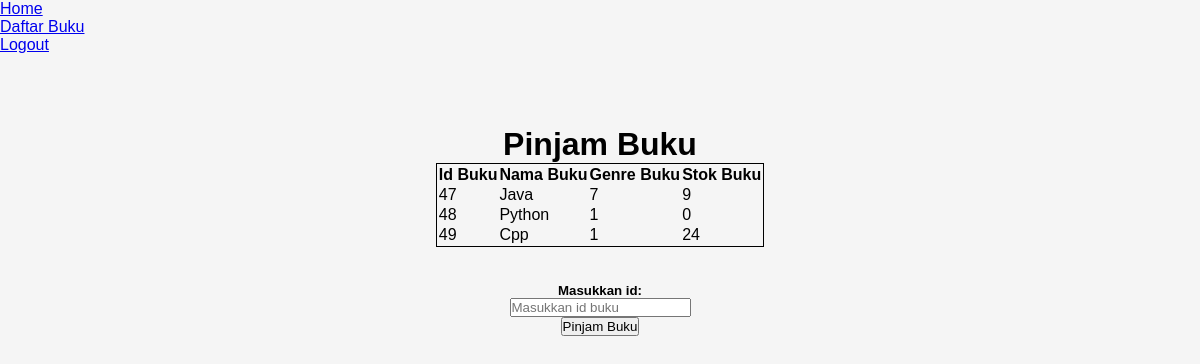
/pinjambuku.php, run on an earlier commit of the app's database.
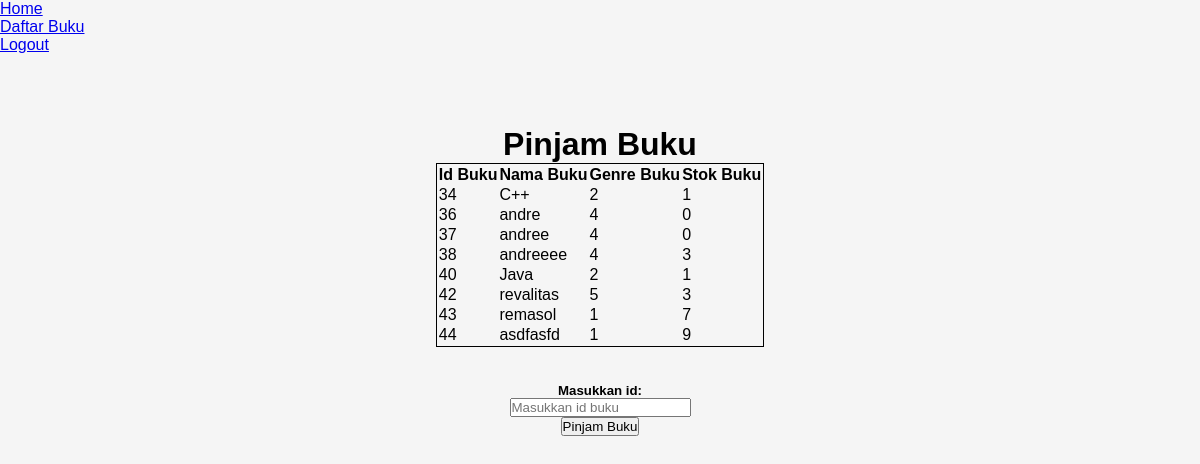
And on a later commit of the database.
### tables this page shows
CREATE TABLE `buku` (
  `id_buku` int(7) NOT NULL,
  `nama_buku` varchar(255) NOT NULL,
  `genre_buku` int(7) NOT NULL,
  `stok_buku` int(7) NOT NULL DEFAULT 0
);

### pinjambuku.php (the view, shortened to what this page needs)
<!DOCTYPE html>
<html>
<head>
	<link rel="stylesheet" type="text/css" href="style.css">
</head>
<body>
	<ul>
		<li><a href="beranda.php">Home</a></li>
		<li><a href="daftarbuku.php">Daftar Buku</a></li>
		<li><a href="logout.php">Logout</a></li>
	</ul>
	<br><br>
	<br><br>
	<center>
		<h1>Pinjam Buku</h1>
		<form action="post_pinjam_buku.php" method="GET">
		<?php
		include "koneksi.php";
		  $sql=mysqli_query($conn, "SELECT * FROM buku");
		  echo '
		  <table style="border: 1px solid black;">
		  <thead>
		  	<tr>
		  		<th>Id Buku</th>
		  		<th>Nama Buku</th>
		  		<th>Genre Buku</th>
		  		<th>Stok Buku</th>
		  	</tr>
		  </thead>
		  <tbody>';
		  while ($row = mysqli_fetch_array($sql))
			{
				echo '<tr>
						<td>'.$row['id_buku'].'</td>
						<td>'.$row['nama_buku'].'</td>
						<td>'.$row['genre_buku'].'</td>
						<td>'.$row['stok_buku'].'</td>
					</tr>';
			}
			echo '
				</tbody>
		  </table>
		  '
		 ?>
		   <br><br>
		   <h5>Masukkan id:</h5>
		 <input type="text" name="id_buku" placeholder="Masukkan id buku"> <br>
		<button type="submit" name="submit" onclick="return confirm('Apa anda yakin ingin meminjam?');">Pinjam Buku</button>
		</form>
	</center>
</body>
</html>

### style.css (style rules this page uses)
* { margin: 0; padding: 0; font-family: sans-serif; }
body { background-color: rgb(245, 245, 245)!important; }

What changed in the data, as far as the page shows it:
removed buku: id_buku "47", nama_buku "Java", genre_buku "7", stok_buku "9"
removed buku: id_buku "48", nama_buku "Python", genre_buku "1", stok_buku "0"
removed buku: id_buku "49", nama_buku "Cpp", genre_buku "1", stok_buku "24"
added buku: id_buku "34", nama_buku "C++", genre_buku "2", stok_buku "1"
added buku: id_buku "36", nama_buku "andre", genre_buku "4", stok_buku "0"
added buku: id_buku "37", nama_buku "andree", genre_buku "4", stok_buku "0"
added buku: id_buku "38", nama_buku "andreeee", genre_buku "4", stok_buku "3"
added buku: id_buku "40", nama_buku "Java", genre_buku "2", stok_buku "1"
added buku: id_buku "42", nama_buku "revalitas", genre_buku "5", stok_buku "3"
added buku: id_buku "43", nama_buku "remasol", genre_buku "1", stok_buku "7"
added buku: id_buku "44", nama_buku "asdfasfd", genre_buku "1", stok_buku "9"
